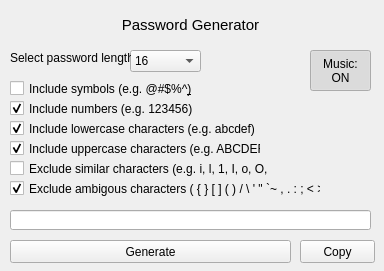
<?xml version="1.0" encoding="UTF-8"?>
<ui version="4.0">
 <class>PassGenClass</class>
 <widget class="QMainWindow" name="PassGenClass">
  <property name="geometry">
   <rect>
    <x>0</x>
    <y>0</y>
    <width>384</width>
    <height>271</height>
   </rect>
  </property>
  <property name="sizePolicy">
   <sizepolicy hsizetype="Fixed" vsizetype="Fixed">
    <horstretch>0</horstretch>
    <verstretch>0</verstretch>
   </sizepolicy>
  </property>
  <property name="minimumSize">
   <size>
    <width>384</width>
    <height>271</height>
   </size>
  </property>
  <property name="maximumSize">
   <size>
    <width>384</width>
    <height>271</height>
   </size>
  </property>
  <property name="windowTitle">
   <string>Password Generator v1.1 by Czyżo</string>
  </property>
  <widget class="QWidget" name="centralWidget">
   <widget class="QCheckBox" name="checkBoxUppercase">
    <property name="geometry">
     <rect>
      <x>10</x>
      <y>140</y>
      <width>251</width>
      <height>17</height>
     </rect>
    </property>
    <property name="text">
     <string>Include uppercase characters (e.g. ABCDEF)</string>
    </property>
    <property name="checked">
     <bool>true</bool>
    </property>
   </widget>
   <widget class="QCheckBox" name="checkBoxSimilar">
    <property name="geometry">
     <rect>
      <x>10</x>
      <y>160</y>
      <width>261</width>
      <height>17</height>
     </rect>
    </property>
    <property name="text">
     <string>Exclude similar characters (e.g. i, l, 1, I, o, O, 0)</string>
    </property>
    <property name="checked">
     <bool>false</bool>
    </property>
   </widget>
   <widget class="QPushButton" name="pushButtonCopy">
    <property name="geometry">
     <rect>
      <x>300</x>
      <y>240</y>
      <width>75</width>
      <height>23</height>
     </rect>
    </property>
    <property name="text">
     <string>Copy</string>
    </property>
   </widget>
   <widget class="QCheckBox" name="checkBoxNumbers">
    <property name="geometry">
     <rect>
      <x>10</x>
      <y>100</y>
      <width>251</width>
      <height>17</height>
     </rect>
    </property>
    <property name="text">
     <string>Include numbers (e.g. 123456)</string>
    </property>
    <property name="checked">
     <bool>true</bool>
    </property>
   </widget>
   <widget class="QLineEdit" name="lineEditPassOut">
    <property name="geometry">
     <rect>
      <x>10</x>
      <y>210</y>
      <width>361</width>
      <height>20</height>
     </rect>
    </property>
    <property name="autoFillBackground">
     <bool>false</bool>
    </property>
    <property name="readOnly">
     <bool>true</bool>
    </property>
   </widget>
   <widget class="QComboBox" name="comboBoxPassLength">
    <property name="geometry">
     <rect>
      <x>130</x>
      <y>50</y>
      <width>71</width>
      <height>22</height>
     </rect>
    </property>
    <property name="currentText">
     <string>16</string>
    </property>
    <property name="currentIndex">
     <number>15</number>
    </property>
    <item>
     <property name="text">
      <string>1</string>
     </property>
    </item>
    <item>
     <property name="text">
      <string>2</string>
     </property>
    </item>
    <item>
     <property name="text">
      <string>3</string>
     </property>
    </item>
    <item>
     <property name="text">
      <string>4</string>
     </property>
    </item>
    <item>
     <property name="text">
      <string>5</string>
     </property>
    </item>
    <item>
     <property name="text">
      <string>6</string>
     </property>
    </item>
    <item>
     <property name="text">
      <string>7</string>
     </property>
    </item>
    <item>
     <property name="text">
      <string>8</string>
     </property>
    </item>
    <item>
     <property name="text">
      <string>9</string>
     </property>
    </item>
    <item>
     <property name="text">
      <string>10</string>
     </property>
    </item>
    <item>
     <property name="text">
      <string>11</string>
     </property>
    </item>
    <item>
     <property name="text">
      <string>12</string>
     </property>
    </item>
    <item>
     <property name="text">
      <string>13</string>
     </property>
    </item>
    <item>
     <property name="text">
      <string>14</string>
     </property>
    </item>
    <item>
     <property name="text">
      <string>15</string>
     </property>
    </item>
    <item>
     <property name="text">
      <string>16</string>
     </property>
    </item>
    <item>
     <property name="text">
      <string>17</string>
     </property>
    </item>
    <item>
     <property name="text">
      <string>18</string>
     </property>
    </item>
    <item>
     <property name="text">
      <string>19</string>
     </property>
    </item>
    <item>
     <property name="text">
      <string>20</string>
     </property>
    </item>
    <item>
     <property name="text">
      <string>21</string>
     </property>
    </item>
    <item>
     <property name="text">
      <string>22</string>
     </property>
    </item>
    <item>
     <property name="text">
      <string>23</string>
     </property>
    </item>
    <item>
     <property name="text">
      <string>24</string>
     </property>
    </item>
    <item>
     <property name="text">
      <string>25</string>
     </property>
    </item>
    <item>
     <property name="text">
      <string>26</string>
     </property>
    </item>
    <item>
     <property name="text">
      <string>27</string>
     </property>
    </item>
    <item>
     <property name="text">
      <string>28</string>
     </property>
    </item>
    <item>
     <property name="text">
      <string>29</string>
     </property>
    </item>
    <item>
     <property name="text">
      <string>30</string>
     </property>
    </item>
    <item>
     <property name="text">
      <string>31</string>
     </property>
    </item>
    <item>
     <property name="text">
      <string>32</string>
     </property>
    </item>
    <item>
     <property name="text">
      <string>33</string>
     </property>
    </item>
    <item>
     <property name="text">
      <string>34</string>
     </property>
    </item>
    <item>
     <property name="text">
      <string>35</string>
     </property>
    </item>
    <item>
     <property name="text">
      <string>36</string>
     </property>
    </item>
    <item>
     <property name="text">
      <string>37</string>
     </property>
    </item>
    <item>
     <property name="text">
      <string>38</string>
     </property>
    </item>
    <item>
     <property name="text">
      <string>39</string>
     </property>
    </item>
    <item>
     <property name="text">
      <string>40</string>
     </property>
    </item>
    <item>
     <property name="text">
      <string>41</string>
     </property>
    </item>
    <item>
     <property name="text">
      <string>42</string>
     </property>
    </item>
    <item>
     <property name="text">
      <string>43</string>
     </property>
    </item>
    <item>
     <property name="text">
      <string>45</string>
     </property>
    </item>
    <item>
     <property name="text">
      <string>46</string>
     </property>
    </item>
    <item>
     <property name="text">
      <string>47</string>
     </property>
    </item>
    <item>
     <property name="text">
      <string>48</string>
     </property>
    </item>
    <item>
     <property name="text">
      <string>49</string>
     </property>
    </item>
    <item>
     <property name="text">
      <string>50</string>
     </property>
    </item>
    <item>
     <property name="text">
      <string>51</string>
     </property>
    </item>
    <item>
     <property name="text">
      <string>52</string>
     </property>
    </item>
    <item>
     <property name="text">
      <string>53</string>
     </property>
    </item>
    <item>
     <property name="text">
      <string>54</string>
     </property>
    </item>
    <item>
     <property name="text">
      <string>55</string>
     </property>
    </item>
    <item>
     <property name="text">
      <string>56</string>
     </property>
    </item>
    <item>
     <property name="text">
      <string>57</string>
     </property>
    </item>
    <item>
     <property name="text">
      <string>58</string>
     </property>
    </item>
    <item>
     <property name="text">
      <string>59</string>
     </property>
    </item>
    <item>
     <property name="text">
      <string>60</string>
     </property>
    </item>
    <item>
     <property name="text">
      <string>61</string>
     </property>
    </item>
    <item>
     <property name="text">
      <string>62</string>
     </property>
    </item>
    <item>
     <property name="text">
      <string>63</string>
     </property>
    </item>
    <item>
     <property name="text">
      <string>64</string>
     </property>
    </item>
   </widget>
   <widget class="QPushButton" name="pushButtonGenerate">
    <property name="geometry">
     <rect>
      <x>10</x>
      <y>240</y>
      <width>281</width>
      <height>23</height>
     </rect>
    </property>
    <property name="text">
     <string>Generate</string>
    </property>
   </widget>
   <widget class="QLabel" name="labelTitle">
    <property name="geometry">
     <rect>
      <x>20</x>
      <y>10</y>
      <width>341</width>
      <height>31</height>
     </rect>
    </property>
    <property name="text">
     <string>&lt;html&gt;&lt;head/&gt;&lt;body&gt;&lt;p align=&quot;center&quot;&gt;&lt;span style=&quot; font-size:11pt;&quot;&gt;Password Generator&lt;/span&gt;&lt;/p&gt;&lt;/body&gt;&lt;/html&gt;</string>
    </property>
   </widget>
   <widget class="QCheckBox" name="checkBoxLowercase">
    <property name="geometry">
     <rect>
      <x>10</x>
      <y>120</y>
      <width>251</width>
      <height>17</height>
     </rect>
    </property>
    <property name="text">
     <string>Include lowercase characters (e.g. abcdef)</string>
    </property>
    <property name="checked">
     <bool>true</bool>
    </property>
   </widget>
   <widget class="QCheckBox" name="checkBoxAmbigous">
    <property name="enabled">
     <bool>true</bool>
    </property>
    <property name="geometry">
     <rect>
      <x>10</x>
      <y>180</y>
      <width>311</width>
      <height>17</height>
     </rect>
    </property>
    <property name="text">
     <string>Exclude ambigous characters ( { } [ ] ( ) / \ ' &quot; `~ , . : ; &lt; &gt; )</string>
    </property>
    <property name="checked">
     <bool>true</bool>
    </property>
   </widget>
   <widget class="QCheckBox" name="checkBoxSymbols">
    <property name="geometry">
     <rect>
      <x>10</x>
      <y>80</y>
      <width>251</width>
      <height>17</height>
     </rect>
    </property>
    <property name="text">
     <string>Include symbols (e.g. @#$%^&amp;)</string>
    </property>
   </widget>
   <widget class="QLabel" name="labelLength">
    <property name="geometry">
     <rect>
      <x>10</x>
      <y>50</y>
      <width>121</width>
      <height>16</height>
     </rect>
    </property>
    <property name="text">
     <string>Select password length:</string>
    </property>
   </widget>
   <widget class="QPushButton" name="pushButtonMusic">
    <property name="geometry">
     <rect>
      <x>310</x>
      <y>50</y>
      <width>61</width>
      <height>41</height>
     </rect>
    </property>
    <property name="mouseTracking">
     <bool>true</bool>
    </property>
    <property name="toolTip">
     <string>song: unreeeal superhero 3</string>
    </property>
    <property name="text">
     <string>Music:
ON</string>
    </property>
    <property name="checkable">
     <bool>true</bool>
    </property>
    <property name="checked">
     <bool>true</bool>
    </property>
   </widget>
  </widget>
 </widget>
 <layoutdefault spacing="6" margin="11"/>
 <tabstops>
  <tabstop>comboBoxPassLength</tabstop>
  <tabstop>checkBoxSymbols</tabstop>
  <tabstop>checkBoxNumbers</tabstop>
  <tabstop>checkBoxLowercase</tabstop>
  <tabstop>checkBoxUppercase</tabstop>
  <tabstop>checkBoxSimilar</tabstop>
  <tabstop>checkBoxAmbigous</tabstop>
  <tabstop>lineEditPassOut</tabstop>
  <tabstop>pushButtonGenerate</tabstop>
  <tabstop>pushButtonCopy</tabstop>
  <tabstop>pushButtonMusic</tabstop>
 </tabstops>
 <resources>
  <include location="passgen.qrc"/>
 </resources>
 <connections/>
</ui>
